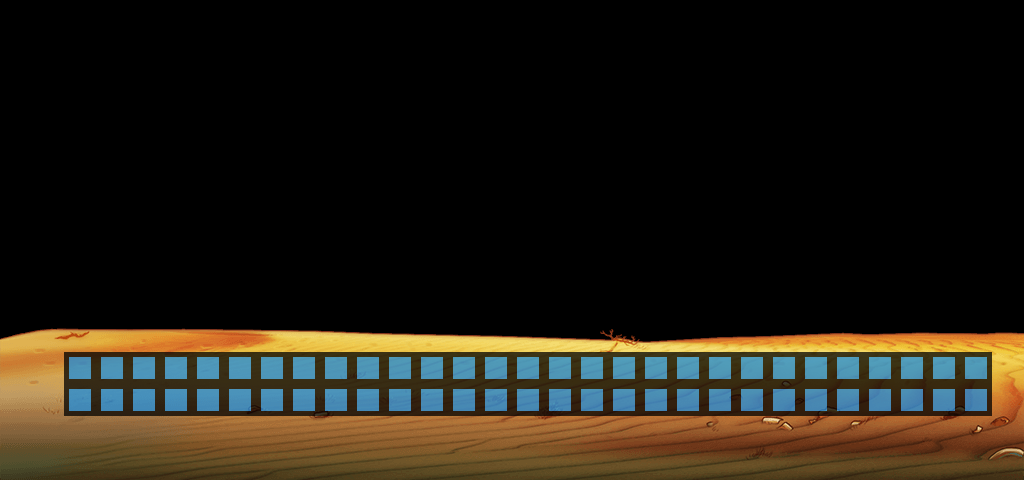

The image is a tile-based game level rendered from a .tmx file. Its description and source (layers, tilesets, objects; grid data summarised) follow:
An orthogonal 32x15 tile map with 32x32 px tiles, 2 tile layers (near1, run), 2 tilesets and 10 objects.

<map version="1.0" orientation="orthogonal" renderorder="right-down" width="32" height="15" tilewidth="32" tileheight="32">
 <tileset firstgid="1" name="blue" tilewidth="32" tileheight="32">
  <image source="blue.png" width="32" height="32" />
  <tile id="0">
   <properties>
    <property name="cross" value="1" />
   </properties>
  </tile>
 </tileset>
 <tileset firstgid="2" name="damo_near1" tilewidth="32" tileheight="32">
  <image source="damo/damo_near1.png" width="1024" height="500" />
 </tileset>
 <layer name="near1" width="32" height="15">
  <data>[480 cells, 480 non-empty, 480 distinct tile ids]</data>
 </layer>
 <layer name="run" width="32" height="15">
  <data>[480 cells, 58 non-empty, 1 distinct tile ids]</data>
 </layer>
 <objectgroup name="hero">
  <object x="111.5" y="367.75" />
  <object x="144.125" y="399.625" />
  <object x="79.875" y="400.5" />
 </objectgroup>
 <objectgroup name="block">
  <object x="975.91" y="367.727">
   <properties>
    <property name="block" value="1" />
   </properties>
  </object>
  <object x="976.09" y="399.909">
   <properties>
    <property name="block" value="1" />
   </properties>
  </object>
 </objectgroup>
 <objectgroup name="monster">
  <object x="880.05" y="367.917">
   <properties>
    <property name="block" value="1" />
    <property name="enterway" value="1" />
    <property name="stagebattlemonster" value="3" />
    <property name="touch" value="" />
    <property name="turn" value="1" />
   </properties>
  </object>
  <object x="815.38" y="399.208">
   <properties>
    <property name="block" value="1" />
    <property name="enterway" value="1" />
    <property name="stagebattlemonster" value="1" />
    <property name="touch" value="" />
    <property name="turn" value="1" />
   </properties>
  </object>
  <object x="751.333" y="367.333">
   <properties>
    <property name="block" value="1" />
    <property name="enterway" value="1" />
    <property name="stagebattlemonster" value="1" />
    <property name="touch" value="" />
    <property name="turn" value="1" />
   </properties>
  </object>
  <object x="688" y="399.333">
   <properties>
    <property name="block" value="1" />
    <property name="enterway" value="1" />
    <property name="stagebattlemonster" value="1" />
    <property name="touch" value="" />
    <property name="turn" value="1" />
   </properties>
  </object>
  <object x="623.333" y="368.667">
   <properties>
    <property name="block" value="1" />
    <property name="enterway" value="1" />
    <property name="stagebattlemonster" value="1" />
    <property name="touch" value="" />
    <property name="turn" value="1" />
   </properties>
  </object>
 </objectgroup>
</map>
